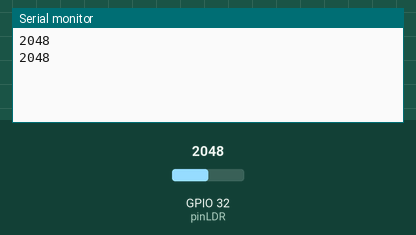
Recording of a sketch running on a simulated ESP32. On the bench: the last lines printed to the serial monitor. The inputs (shaded band) are chosen by the test bench; at power-on: GPIO 32 (pinLDR) = 2048.

Above: at 1.8 s.
1.9 s: GPIO 32 (pinLDR) set to 2866
At 2.5 s:
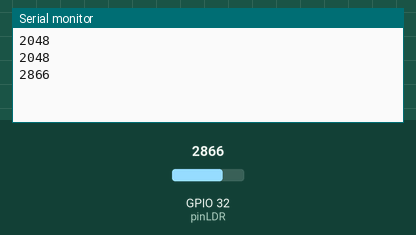
3.4 s: GPIO 32 (pinLDR) set to 3603
At 4.8 s:
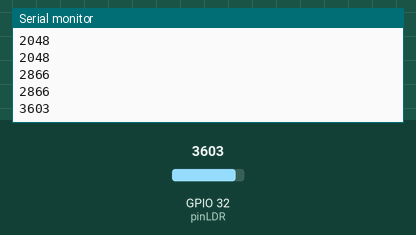
Timing chart, 0 to 6.4 s (numbered marks = the images above; inputs shaded):
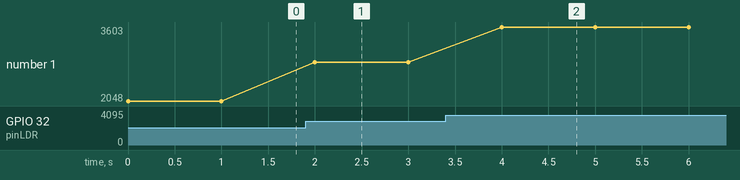

The sketch:

LDR_test.ino
```cpp
int pinLDR = 32;

void setup() {
  pinMode(pinLDR, INPUT);
  Serial.begin(115200);
}

void loop() {
  Serial.print(analogRead(pinLDR));
  Serial.print("\n");
  delay(1000);
}
```

Measured:
- after the input at 1.9 s, the serial monitor: prints a new line after 0.10 s (image 1)
- after the input at 3.4 s, the serial monitor: prints a new line after 0.60 s (image 2)
- plotted number 1: 2048 → 2866 after the input at 1.9 s, 2866 → 3603 after the input at 3.4 s
